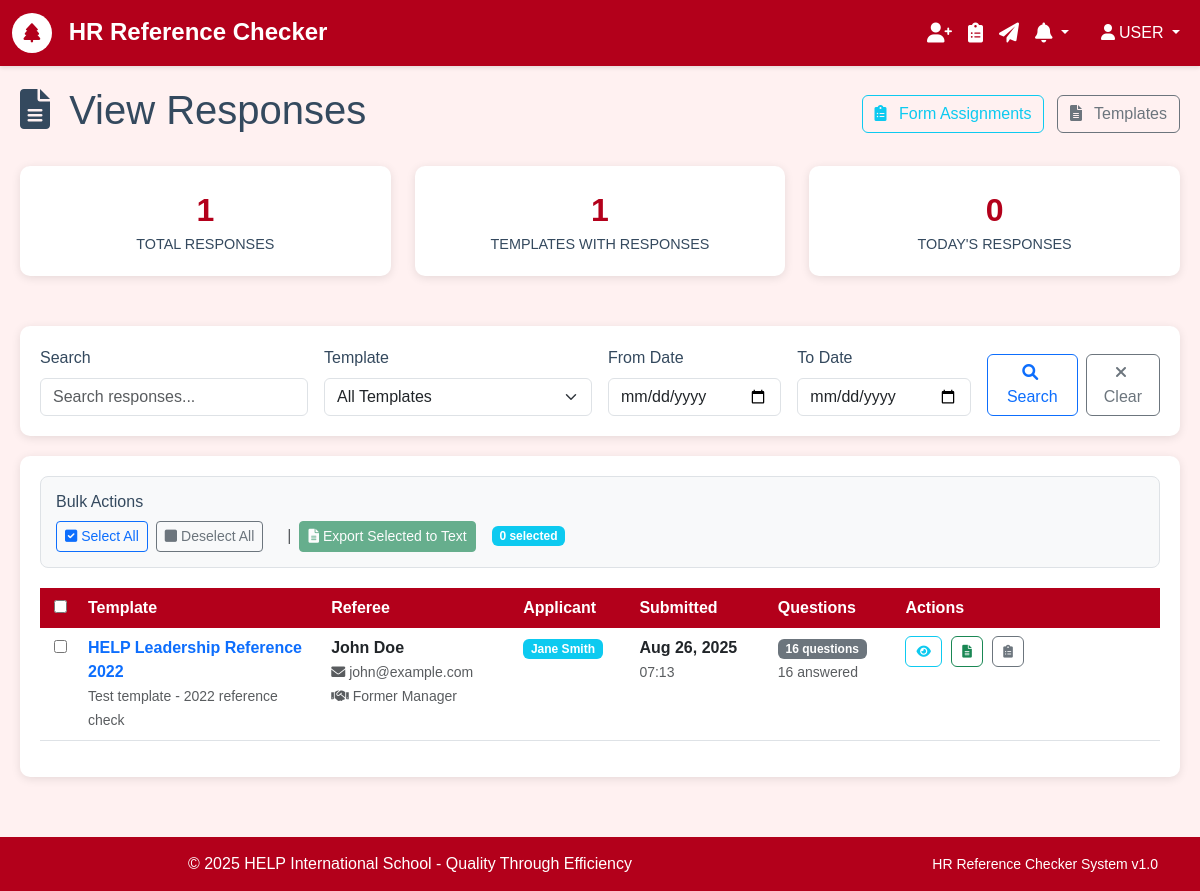
The app's page /responses/ (signed in), older data.
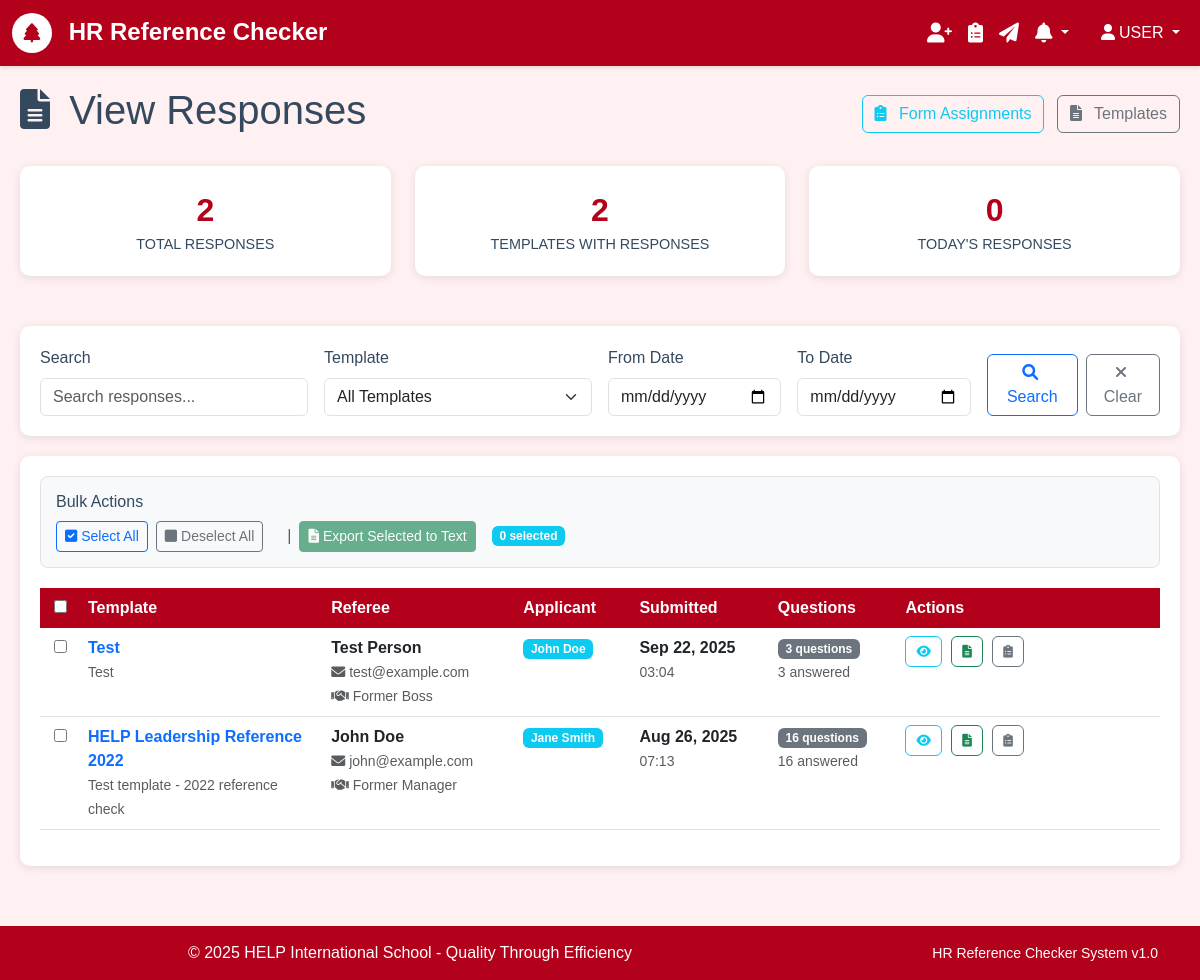
The same page, newer data.
### responses/models.py (models this page shows, shortened)
class Response(models.Model):
    form = models.OneToOneField('forms.Form', on_delete=models.CASCADE)
    submitted_at = models.DateTimeField(auto_now_add=True)
    metadata = models.JSONField(default=dict, help_text="Additional data like IP address, browser info, etc.")
    class Meta:
        ordering = ['-submitted_at']
        verbose_name = 'Form Response'
        verbose_name_plural = 'Form Responses'

### forms/models.py (models this page shows, shortened)
class Form(models.Model):
    template = models.ForeignKey('form_templates.Template', on_delete=models.CASCADE)
    referee = models.ForeignKey('referees.Referee', on_delete=models.CASCADE)
    unique_token = models.CharField(max_length=255, unique=True, blank=True)
    status = models.CharField(
        max_length=20,
        choices=FormStatus.choices,
        default=FormStatus.PENDING
    )
    created_at = models.DateTimeField(auto_now_add=True)
    submitted_at = models.DateTimeField(null=True, blank=True)
    class Meta:
        ordering = ['-created_at']
        verbose_name = 'Form Assignment'
        verbose_name_plural = 'Form Assignments'

### form_templates/models.py (models this page shows, shortened)
class Template(models.Model):
    title = models.CharField(max_length=255, validators=[MinLengthValidator(3)])
    description = models.TextField(blank=True, help_text="Brief description of this template")
    instructions = models.TextField(
        blank=True,
        help_text="Instructions shown to referees before filling the form"
    )
    created_by = models.ForeignKey(settings.AUTH_USER_MODEL, on_delete=models.CASCADE)
    is_active = models.BooleanField(default=True)
    created_at = models.DateTimeField(auto_now_add=True)
    updated_at = models.DateTimeField(auto_now=True)
    class Meta:
        ordering = ['-created_at']
        verbose_name = 'Form Template'
        verbose_name_plural = 'Form Templates'

### referees/models.py (models this page shows, shortened)
class Referee(models.Model):
    name = models.CharField(max_length=255)
    email = models.EmailField()
    phone_regex = RegexValidator(
        regex=r'^\+?1?\d{9,15}$',
        message="Phone number must be entered in the format: '+999999999'. Up to 15 digits allowed."
    )
    phone = models.CharField(validators=[phone_regex], max_length=17, blank=True)
    relationship = models.CharField(max_length=100, help_text="e.g., Former Manager, Colleague, etc.")
    applicant_name = models.CharField(max_length=255, help_text="Name of the person being referenced")
    created_at = models.DateTimeField(auto_now_add=True)
    is_active = models.BooleanField(default=True)
    class Meta:
        ordering = ['-created_at']
        verbose_name = 'Referee'
        verbose_name_plural = 'Referees'

### responses/views.py (the view, shortened to what this page needs)
# urls.py: path('', views.ResponseListView.as_view(), name='list'),
class ResponseListView(LoginRequiredMixin, ListView):
    model = Response
    template_name = 'responses/list.html'
    context_object_name = 'responses'
    paginate_by = 20
    def get_queryset(self):
        queryset = Response.objects.select_related(
            'form__template',
            'form__referee'
        ).order_by('-submitted_at')
        search_query = self.request.GET.get('search', '').strip()
        template_filter = self.request.GET.get('template', '').strip()
        date_from = self.request.GET.get('date_from', '').strip()
        date_to = self.request.GET.get('date_to', '').strip()
        if template_filter:
            queryset = queryset.filter(form__template_id=template_filter)
        return queryset
    def get_context_data(self, **kwargs):
        context = super().get_context_data(**kwargs)
        context['search_query'] = self.request.GET.get('search', '')
        context['template_filter'] = self.request.GET.get('template', '')
        context['date_from'] = self.request.GET.get('date_from', '')
        context['date_to'] = self.request.GET.get('date_to', '')
        context['templates'] = Template.objects.filter(
            id__in=Response.objects.values_list('form__template_id', flat=True).distinct()
        ).order_by('title')
        total_responses = Response.objects.count()
        unique_templates = Response.objects.values('form__template').distinct().count()
        recent_responses = Response.objects.filter(
            submitted_at__date=timezone.now().date()
        ).count()
        context.update({
            'total_responses': total_responses,
            'unique_templates': unique_templates,
            'recent_responses': recent_responses,
        })
        return context

### core/models.py (called while the page is built)
    @classmethod
    def get_unread_count(cls, user):
        return cls.objects.filter(user=user, is_read=False, is_dismissed=False).count()

    @classmethod
    def get_recent_notifications(cls, user, limit=10):
        return cls.objects.filter(user=user, is_dismissed=False).order_by('-created_at')[:limit]

### templates/responses/list.html (shortened to what the changed rows need)
{% extends 'base.html' %}
{% block content %}
<div class="responses-container">
    <div class="d-flex justify-content-between align-items-center mb-4">
        <h1>
            <i class="fas fa-file-text me-2"></i>
            View Responses
        </h1>
    </div>
    <div class="row stats-row">
        <div class="col-md-4">
            <div class="stat-card">
                <div class="stat-number">{{ total_responses }}</div>
                <div class="stat-label">Total Responses</div>
            </div>
        </div>
        <div class="col-md-4">
            <div class="stat-card">
                <div class="stat-number">{{ unique_templates }}</div>
                <div class="stat-label">Templates with Responses</div>
            </div>
        </div>
    </div>
    <div class="table-container">
        {% if responses %}
            <form method="post" action="{% url 'responses:bulk_export' %}" id="bulkForm">
                <div class="table-responsive">
                    <table class="table table-hover">
                        <thead>
                            <tr>
                                <th class="checkbox-column">
                                    <input type="checkbox" id="selectAllCheckbox" onchange="toggleSelectAll()">
                                </th>
                                <th>Template</th>
                                <th>Referee</th>
                                <th>Applicant</th>
                                <th>Submitted</th>
                                <th>Questions</th>
                                <th>Actions</th>
                            </tr>
                        </thead>
                        <tbody>
                            {% for response in responses %}
                            <tr>
                                <td class="checkbox-column">
                                    <input type="checkbox"
                                           name="response_ids"
                                           value="{{ response.pk }}"
                                           class="response-checkbox"
                                           onchange="updateBulkActions()">
                                </td>
                                <td class="template-cell">
                                    <div class="response-info">
                                        <div>
                                            <strong>
                                                <a href="{% url 'responses:detail' response.pk %}"
                                                   class="text-decoration-none">
                                                    {{ response.form.template.title }}
                                                </a>
                                            </strong>
                                            {% if response.form.template.description %}
                                                <br><small class="text-muted">
                                                    {{ response.form.template.description|truncatechars:50 }}
                                                </small>
                                            {% endif %}
                                        </div>
                                    </div>
                                </td>
                                <td class="referee-cell">
                                    <div>
                                        <strong>{{ response.form.referee.name }}</strong>
                                        <br>
                                        <small class="text-muted">
                                            <i class="fas fa-envelope me-1"></i>{{ response.form.referee.email }}
                                        </small>
                                        <br>
                                        <small class="text-muted">
                                            <i class="fas fa-handshake me-1"></i>{{ response.form.referee.relationship }}
                                        </small>
                                    </div>
                                </td>
                                <td>
                                    <span class="badge bg-info">{{ response.form.referee.applicant_name }}</span>
                                </td>
                                <td>
                                    <div>
                                        <strong>{{ response.submitted_at|date:"M d, Y" }}</strong>
                                        <br>
                                        <small class="text-muted">{{ response.submitted_at|time:"H:i" }}</small>
                                    </div>
                                </td>
                                <td>
                                    <span class="badge bg-secondary">
                                        {{ response.form.template.questions.count }} question{{ response.form.template.questions.count|pluralize }}
                                    </span>
                                    <br>
                                    <small class="text-muted">
                                        {{ response.answer_set.count }} answered
                                    </small>
                                </td>
                                <td>
                                    <div class="action-buttons-container">
                                        <a href="{% url 'responses:detail' response.pk %}"
                                           class="btn btn-outline-info btn-action"
                                           title="View Details">
                                            <i class="fas fa-eye"></i>
                                        </a>
                                        <a href="{% url 'responses:export_pdf' response.pk %}"
                                           class="btn btn-outline-success btn-action"
                                           title="Export to Text">
                                            <i class="fas fa-file-alt"></i>
                                        </a>
                                        <a href="{% url 'forms:detail' response.form.pk %}"
                                           class="btn btn-outline-secondary btn-action"
                                           title="View Assignment">
                                            <i class="fas fa-clipboard-list"></i>
                                        </a>
                                    </div>
                                </td>
                            </tr>
                            {% endfor %}
                        </tbody>
                    </table>
                </div>
            </form>
        {% endif %}
    </div>
</div>
{% endblock %}

Row changes from the older to the newer data that the page shows:
added Response: form.template "Test", form.template.description "Test", form.referee.name "Test Person", form.referee.email "test@example.com", form.referee.relationship "Former Boss", form.referee.applicant_name "John Doe", submitted_at "Sep 22, 2025", submitted_at "03:04", form.template.questions.count "3", answer_set.count "3"
Text that changed along with them:
{{ total_responses }}: "1" → "2"
{{ unique_templates }}: "1" → "2"
